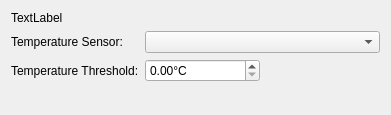
<?xml version="1.0" encoding="UTF-8"?>
<ui version="4.0">
 <class>Form</class>
 <widget class="QWidget" name="Form">
  <property name="geometry">
   <rect>
    <x>0</x>
    <y>0</y>
    <width>391</width>
    <height>115</height>
   </rect>
  </property>
  <property name="windowTitle">
   <string>Criteria</string>
  </property>
  <layout class="QGridLayout" name="gridLayout">
   <item row="1" column="1" colspan="2">
    <widget class="QComboBox" name="temp_sensor">
     <property name="options" stdset="0">
      <string>temperature-sensors</string>
     </property>
    </widget>
   </item>
   <item row="1" column="0">
    <widget class="QLabel" name="label">
     <property name="text">
      <string>Temperature Sensor:</string>
     </property>
    </widget>
   </item>
   <item row="0" column="0" colspan="2">
    <widget class="QLabel" name="reportNameBig">
     <property name="text">
      <string>TextLabel</string>
     </property>
    </widget>
   </item>
   <item row="2" column="0">
    <widget class="QLabel" name="label_2">
     <property name="text">
      <string>Temperature Threshold:</string>
     </property>
    </widget>
   </item>
   <item row="3" column="1">
    <spacer name="verticalSpacer">
     <property name="orientation">
      <enum>Qt::Vertical</enum>
     </property>
     <property name="sizeHint" stdset="0">
      <size>
       <width>20</width>
       <height>40</height>
      </size>
     </property>
    </spacer>
   </item>
   <item row="2" column="1">
    <widget class="QDoubleSpinBox" name="temp_threshold">
     <property name="suffix">
      <string>°C</string>
     </property>
     <property name="value">
      <double>0.000000000000000</double>
     </property>
    </widget>
   </item>
  </layout>
 </widget>
 <resources/>
 <connections/>
</ui>
